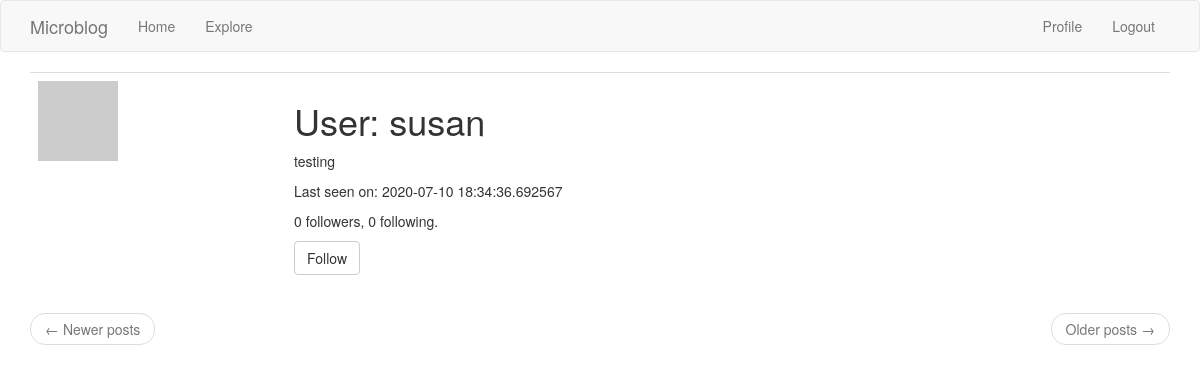
The app's page /user/susan (signed in), older data.
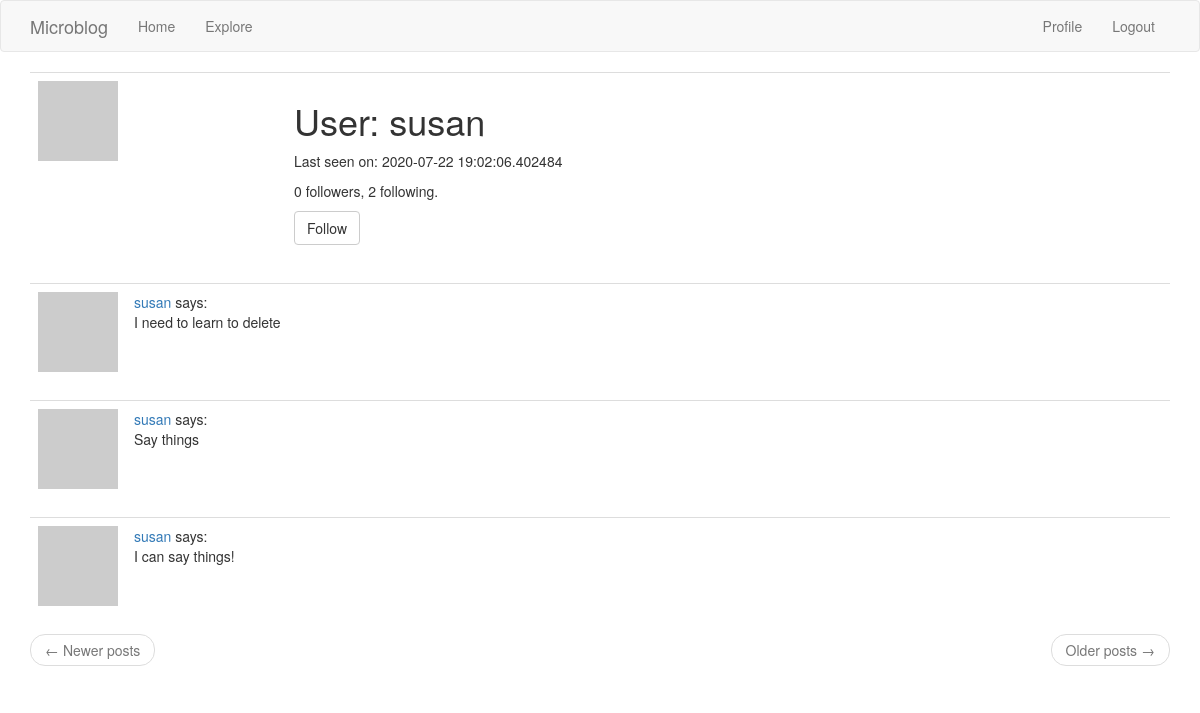
The same page, newer data.
### app/models.py (models this page shows, shortened)
class User(UserMixin, db.Model):
    id = db.Column(db.Integer, primary_key =True)
    username = db.Column(db.String(64), index=True, unique=True)
    email = db.Column(db.String(120), index=True, unique=True)
    password_hash = db.Column(db.String(128))
    posts = db.relationship('Post', backref='author', lazy='dynamic')
    def avatar(self, size):
        digest = md5(self.email.lower().encode('utf-8')).hexdigest()
        return 'https://www.gravatar.com/avatar/{}?d=identicon&s={}'.format(
            digest, size)
    about_me = db.Column(db.String(140))
    last_seen = db.Column(db.DateTime, default=datetime.utcnow)
    followed = db.relationship(
        'User', secondary=followers,
        primaryjoin=(followers.c.follower_id == id),
        secondaryjoin=(followers.c.followed_id == id),
        backref=db.backref('followers', lazy='dynamic'), lazy='dynamic')
    def is_following(self, user):
        return self.followed.filter(
            followers.c.followed_id == user.id).count() > 0

class Post(db.Model):
    id = db.Column(db.Integer, primary_key=True)
    body = db.Column(db.String(140))
    timestamp = db.Column(db.DateTime, index=True, default=datetime.utcnow)
    user_id = db.Column(db.Integer, db.ForeignKey('user.id'))

### app/routes.py (the view)
@app.route('/user/<username>')
@login_required
def user(username):
    user = User.query.filter_by(username=username).first_or_404()
    page = request.args.get('page', 1, type=int)
    posts = user.posts.order_by(Post.timestamp.desc()).paginate(
        page, app.config['POSTS_PER_PAGE'], False)
    next_url = url_for('index', page=posts.next_num) \
        if posts.has_next else None
    prev_url = url_for('index', page=posts.prev_num) \
        if posts.has_prev else None
    form = EmptyForm()
    return render_template('user.html', user=user, posts=posts.items,
                            next_url=next_url, prev_url=prev_url, form=form)

### app/forms.py
class EmptyForm(FlaskForm):
    submit = SubmitField('Submit')

### app/models.py (called while the page is built)
@login.user_loader
def load_user(id):
    return User.query.get(int(id))

### app/routes.py (called while the page is built)
@app.before_request
def before_request():
    if current_user.is_authenticated:
        current_user.last_seen = datetime.utcnow()
        db.session.commit()

### app/templates/user.html (shortened to what this page needs)
{% extends "base.html" %}
{% block app_content %}
    <table class="table table-hover">
        <tr>
            <td width="256px"><img src="{{ user.avatar(256) }}"></td>
            <td>
                <h1>User: {{ user.username }}</h1>
                {% if user.about_me %}<p>{{ user.about_me }}</p>{% endif %}
                {% if user.last_seen %}<p>Last seen on: {{ user.last_seen }}</p>{% endif %}
                <p>{{ user.followers.count() }} followers, {{ user.followed.count() }} following.</p>
                {% if user == current_user %}
                <p><a href="{{ url_for('edit_profile') }}">Edit your profile</a></p>
                {% elif not current_user.is_following(user) %}
                <p>
                    <form action="{{ url_for('follow', username=user.username) }}" method="post">
                        {{ form.submit(value='Follow', class_='btn btn-default') }}
                    </form>
                </p>
                {% endif %}
            </td>
        </tr>
    </table>
    {% for post in posts %}
        {% include '_post.html' %}
    {% endfor %}
    <nav aria-label="...">
        <ul class="pager">
            <li class="previous{% if not prev_url %} disabled{% endif %}">
                <a href="{{ prev_url or '#' }}">
                    <span aria-hidden="true">&larr;</span> Newer posts
                </a>
            </li>
            <li class="next{% if not next_url %} disabled{% endif %}">
                <a href="{{ next_url or '#' }}">
                    Older posts <span aria-hidden="true">&rarr;</span>
                </a>
            </li>
        </ul>
    </nav>
{% endblock %}

### app/templates/_post.html
<table class="table table-hover">
    <tr>
        <td width="70px">
            <a href="{{ url_for('user', username=post.author.username) }}">
                <img src="{{ post.author.avatar(70) }}" />
            </a>
        </td>
        <td>
            <a href="{{ url_for('user', username=post.author.username) }}">
                {{ post.author.username }}
            </a>
            says:<br>{{ post.body }}
        </td>
    </tr>
</table>

Row changes from the older to the newer data that the page shows:
changed User "susan": last_seen "2020-07-10 18:34:36.692567" → "2020-07-22 19:02:06.402484"; about_me "testing" → (not shown)
added Post: author.username "susan", body "I need to learn to delete"
added Post: author.username "susan", body "Say things"
added Post: author.username "susan", body "I can say things!"
Text that changed along with them:
{{ user.followed.count() }}: "0" → "2"
